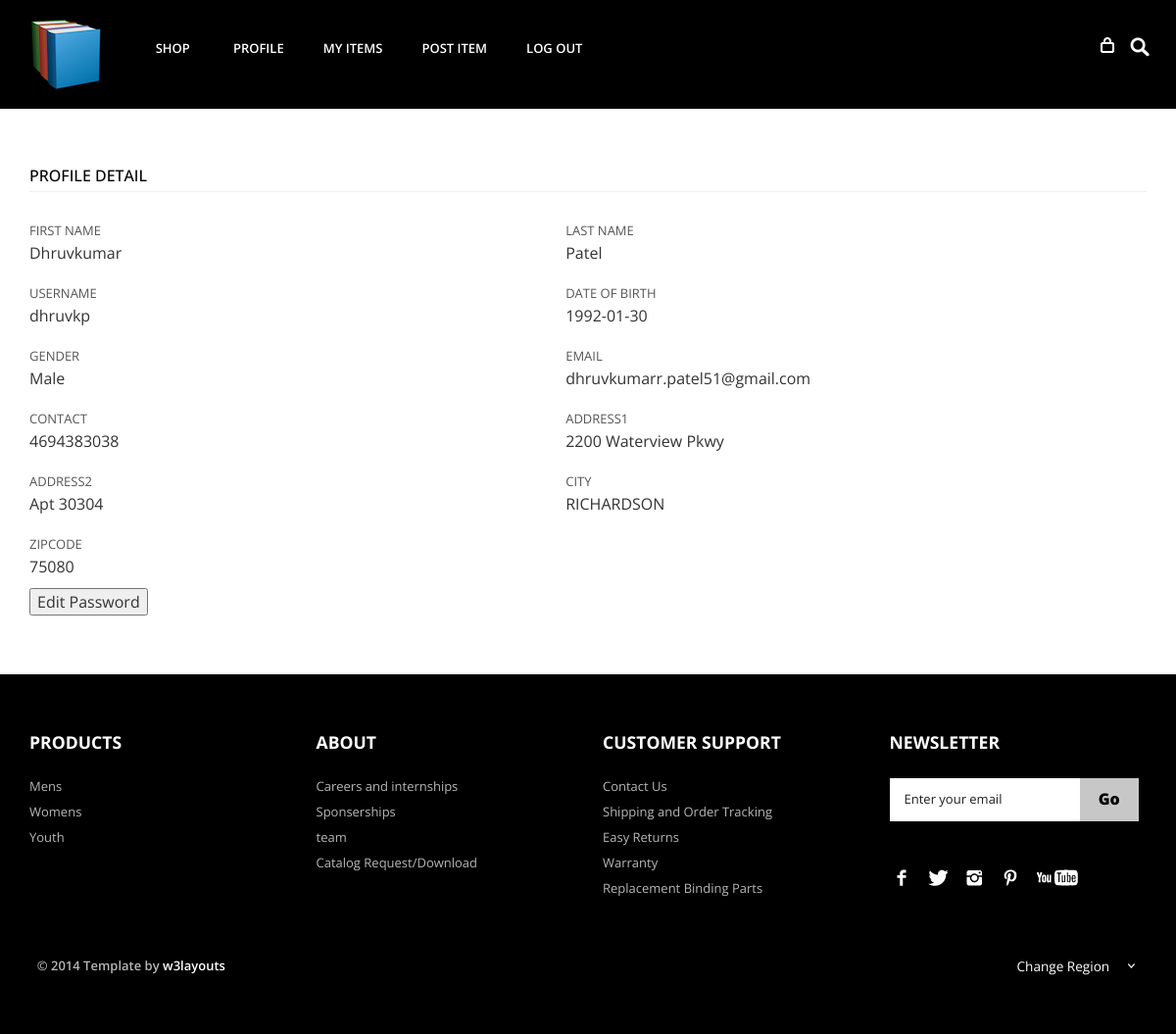
Page /user_profile.php (signed in) on the committed database.
### tables this page shows
CREATE TABLE `User` (
  `user_id` int(11) NOT NULL,
  `firstname` varchar(255) NOT NULL,
  `lastname` varchar(255) NOT NULL,
  `address1` varchar(1023) NOT NULL,
  `address2` varchar(1023) NOT NULL,
  `zipcode` varchar(10) NOT NULL,
  `gender` enum('Male','Female','Other','') NOT NULL,
  `contact_no` varchar(15) NOT NULL,
  `dob` date NOT NULL,
  `email` varchar(255) NOT NULL,
  `username` varchar(255) NOT NULL,
  `password_hash` varchar(255) NOT NULL,
  `status` enum('under_review','active','inactive','') NOT NULL
);

### connection/connection.php (called while the page is built, shortened)
<?php
$db =null;
 function query($sql_query)
 {
 	global $db;
 	$res=$db->query($sql_query);
 	return $res;
 }
 ?>

### user_profile.php (the view, shortened to what this page needs)
<?php
    if(!isset($_SESSION['userid']))
   {
    header("location:login.php");
   }
   else
   {
    include 'header.php';
	include 'connection/connection.php';
    $sql = "select * from User where user_id='".$_SESSION['userid']."' ;";
    $result = query($sql);
    $row = $result->fetch_assoc();
    }
?>
<div class="main">
      <div class="shop_top">
         <div class="container">
                                <div class="register-top-grid">
                                        <h3>PROFILE DETAIL</h3><hr style="margin-top:1px;margin-bottom:20px">
                                        <div class="top">
                                            <span>First Name</span>
                                            <text id="firstname" class="edit"><?php echo $row['firstname']  ?></text>
                                        </div>
                                        <div class="top">
                                            <span>Last Name</span>
                                            <text id="lastname" class="edit"><?php echo $row['lastname'] ?></text>
                                        </div>
                                        <div class="top">
                                            <span>Username</span>
                                            <text id="username" class="edit"><?php echo $row['username'] ?></text>
                                        </div>
                                        <div class="top">
                                            <span>Date of Birth</span>
                                            <text id="dob" class="edit"> <?php echo $row['dob'] ?></text>
                                        </div>
                                        <div class="top">
                                            <span>Gender</span>
                                            <text id="gender" class="edit"> <?php echo $row['gender'] ?></text>
                                        </div>
                                        <div class="top">
                                            <span>Email</span>
                                            <text id="email" class="edit"> <?php echo $row['email'] ?></text>
                                        </div>
                                        <div class="top">
                                            <span>Contact</span>
                                            <text id="contact" class="edit"> <?php echo $row['contact_no'] ?></text>
                                        </div>
                                         <div class="top">
                                            <span>Address1</span>
                                            <text id="address1" class="edit"> <?php echo $row['address1'] ?></text>
                                        </div>
                                        <div class="top">
                                            <span>Address2</span>
                                            <text id="address2" class="edit"> <?php echo $row['address2'] ?></text>
                                        </div>
                                         <div class="top">
                                            <span>City</span>
                                            <?php $sql="select city_name from city where city_id =(select city_id from Zipcode where zipcode='".$row['zipcode']."');";
                                            $result1 = query($sql);
    										                    $row1 = $result1->fetch_assoc();
                                             ?>
                                            <text > <?php echo $row1['city_name'] ?></text>
                                        </div>
                                           <div class="top">
                                            <span>Zipcode</span>
                                            <text id="zipcode" class="edit"> <?php echo $row['zipcode'] ?></text>
                                        </div>
                                </div>
                                <input onclick="openPopup()" type="submit" value="Edit Password">
                    </div>
           </div>
      </div>
<?php
include 'footer.php';
?>

### css/style.css (style rules this page uses)
h4, h5, h6, h1, h2, h3 { margin-top: 0; }
html, body { font-family: 'Open Sans', sans-serif; background:#fff; font-size: 100%; }
.shop_top { padding:5% 0; }
.register-top-grid h3, .register-bottom-grid h3 { color:#000; font-size: 1em; padding-bottom: 5px; margin: 0; }
.register-top-grid div.top, .register-bottom-grid div.top { width: 48%; float: left; margin: 10px 0; }
.register-top-grid span, .register-bottom-grid span { color:#555; font-size: 0.8125em; padding-bottom: 0.2em; display: block; text-transform: uppercase; }

### rows in the picture
user: firstname "Dhruvkumar", lastname "Patel", username "dhruvkp", dob "1992-01-30", gender "Male", email "dhruvkumarr.patel51@gmail.com", contact_no "4694383038", address1 "2200 Waterview Pkwy", address2 "Apt 30304", zipcode "75080"

### other values in the picture
$row1['city_name'] "RICHARDSON"
